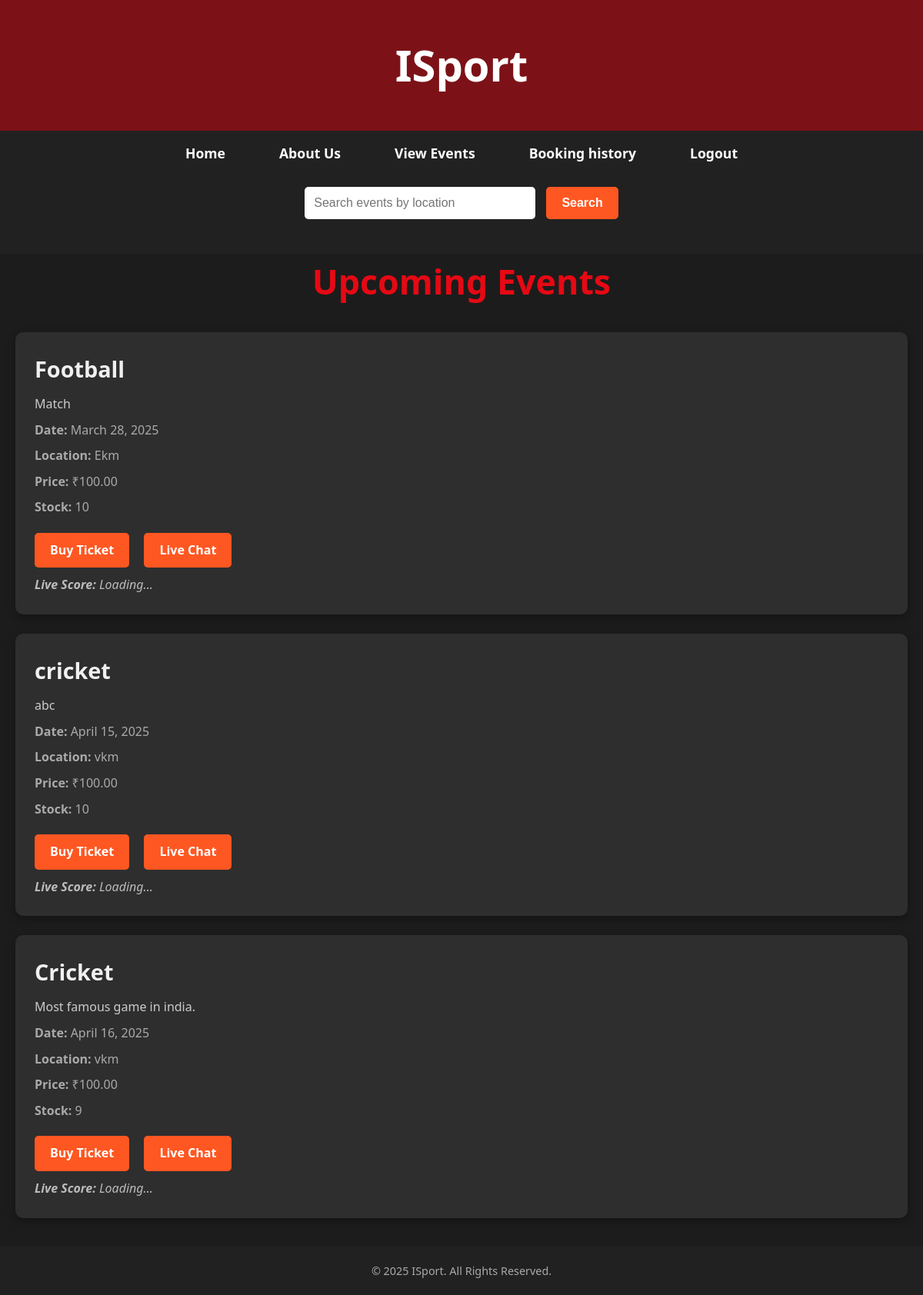
/view_events/, run on the app's committed database.
### app/models.py (models this page shows, shortened)
class EventTickets(models.Model):
    publisher = models.ForeignKey(PublisherRegister, on_delete=models.CASCADE, related_name='events')
    title = models.CharField(max_length=255)
    description = models.TextField()
    date = models.DateField()
    location = models.CharField(max_length=255)
    price = models.DecimalField(max_digits=10, decimal_places=2)
    stock = models.PositiveIntegerField(default=0)  # New field for ticket stock

### app/views.py (the view)
# urls.py: path('view_events/', views.view_events, name='view_events'),
def view_events(request):
    query = request.GET.get('location')
    if query:
        events = EventTickets.objects.filter(location__icontains=query)
    else:
        events = EventTickets.objects.all()
    return render(request, 'bookers/view_events.html', {'events': events, 'search_query': query})

### templates/bookers/view_events.html (shortened to what this page needs)
<!DOCTYPE html>
<html lang="en">
<head>
</head>
<body>
    <header>
        <h1>ISport</h1>
    </header>
    <nav>
        <ul>
            <li><a href="../fanshome">Home</a></li>
            <li><a href="../about">About Us</a></li>
            <li><a href="../view_events">View Events</a></li>
            <li><a href="../bookinghistory">Booking history</a></li>
            <li><a href="../logout">Logout</a></li>
            <li>  <div class="search-bar">
                <form method="get">
                    <input type="text" name="location" placeholder="Search events by location" value="{{ search_query|default:'' }}">
                    <button type="submit">Search</button>
                </form>
            </div></li>
        </ul>
    </nav>
    <div class="events-container">
        <h1>Upcoming Events</h1>
        {% for event in events %}
        <div class="event-item">
            <h3>{{ event.title }}</h3>
            <p>{{ event.description }}</p>
            <div class="event-details">
                <p><strong>Date:</strong> {{ event.date }}</p>
                <p><strong>Location:</strong> {{ event.location }}</p>
                <p><strong>Price:</strong> ₹{{ event.price }}</p>
                <p><strong>Stock:</strong> {{ event.stock }}</p>
            </div>
            <div class="event-actions">
                <a class="buy-ticket-btn" href="{% url 'purchase_ticket' event.id %}">Buy Ticket</a>
                <a class="chat-button" href="{% url 'event_chat' event.id %}">Live Chat</a>
            </div>
            <div class="live-score" id="live-score-{{ event.id }}">
                <strong>Live Score:</strong> <span id="score-{{ event.id }}">Loading...</span>
            </div>
        </div>
        {% empty %}
        <p style="text-align: center; margin-top: 40px;">No events found for the selected location.</p>
        {% endfor %}
    </div>
    <footer>
        <p>&copy; 2025 ISport. All Rights Reserved.</p>
    </footer>
</body>
</html>

### templates/bookers/view_events.html (style rules this page uses)
* { margin: 0; padding: 0; box-sizing: border-box; }
body { font-family: 'Segoe UI', Tahoma, Geneva, Verdana, sans-serif; background-color: #1C1C1C; color: #f0f0f0; line-height: 1.6; }
a { text-decoration: none; color: inherit; }
header { background-color: rgb(124, 18, 23); color: white; text-align: center; padding: 40px 0; }
header h1 { font-size: 3.5em; font-weight: bold; }
nav { background-color: #212121; padding: 15px 0; text-align: center; position: sticky; top: 0; z-index: 1000; }
nav ul { list-style: none; display: flex; justify-content: center; flex-wrap: wrap; }
nav ul li { margin: 0 15px; }
nav ul li a { color: white; font-size: 1.1em; padding: 10px 20px; border-radius: 25px; font-weight: bold; transition: 0.3s ease; }
.search-bar { text-align: center; margin: 30px 0; }
.search-bar input[type="text"] { padding: 12px; width: 300px; border-radius: 5px; border: none; font-size: 1em; }
.search-bar button { padding: 12px 20px; background-color: #ff5722; border: none; border-radius: 5px; font-weight: bold; font-size: 1em; margin-left: 10px; cursor: pointer; color: white; transition: background-color 0.3s ease; }
.events-container { max-width: 1200px; margin: 0 auto 100px auto; padding: 0 20px; }
.events-container h1 { text-align: center; color: #e50914; margin-bottom: 30px; font-size: 2.8em; }
.event-item { background-color: #2e2e2e; padding: 25px; border-radius: 10px; margin-bottom: 25px; box-shadow: 0 4px 12px rgba(0,0,0,0.3); transition: transform 0.3s ease; }
.event-item h3 { font-size: 1.8em; margin-bottom: 10px; }
.event-item p { font-size: 1em; margin-bottom: 8px; color: #ccc; }
.event-details p { color: #aaa; }
.event-actions { margin-top: 20px; }
.buy-ticket-btn, .chat-button { display: inline-block; padding: 10px 20px; background-color: #ff5722; color: white; border-radius: 5px; font-weight: bold; transition: background-color 0.3s ease, transform 0.2s ease; margin-right: 15px; }
.live-score { margin-top: 10px; font-style: italic; color: #bbb; }
footer { background-color: #212121; color: #aaa; text-align: center; padding: 20px 0; position: fixed; bottom: 0; width: 100%; font-size: 0.9em; }

### data on the page
EventTickets: title "Football", description "Match", date "March 28, 2025", location "Ekm", price "100.00", stock "10"
EventTickets: title "cricket", description "abc", date "April 15, 2025", location "vkm", price "100.00", stock "10"
EventTickets: title "Cricket", description "Most famous game in india.", date "April 16, 2025", location "vkm", price "100.00", stock "9"
